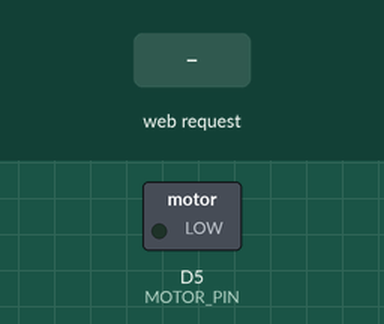
This sketch was run on a simulated ESP8266 (NodeMCU). Parts: switched loads named in the sketch (green lamp = pin HIGH). The test bench sets the inputs (shaded band). WiFi joins after 1.5 s; servers stay silent unless stated; what the sketch prints to the serial monitor is not drawn.

Above: at 3.2 s.
3.3 s: HTTP request GET /start received
At 4.5 s:
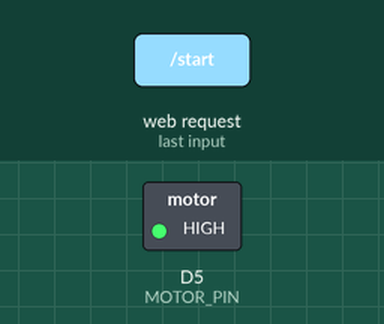
4.8 s: HTTP request GET /stop received
At 5.7 s:
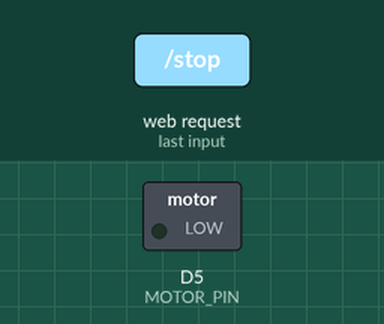
Timing chart, 0 to 7.8 s (numbered marks = the images above; inputs shaded):
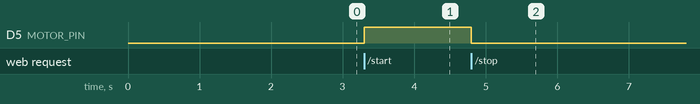

The sketch:

motor.ino
```cpp
#include <ESP8266WiFi.h>
#include <ESP8266WebServer.h>

const char* ssid = "";   // Replace with your WiFi credentials
const char* password = "";

ESP8266WebServer server(80);  // Webserver on port 80
#define MOTOR_PIN D5  // Motor control pin (GPIO14)

bool motorState = false;  // Motor state variable

void setup() {
    pinMode(MOTOR_PIN, OUTPUT);
    digitalWrite(MOTOR_PIN, LOW); // Motor initially off
    Serial.begin(115200);

    WiFi.begin(ssid, password);
    while (WiFi.status() != WL_CONNECTED) {
        delay(1000);
        Serial.println("Connecting to WiFi...");
    }
    Serial.println("WiFi Connected!");
    Serial.println(WiFi.localIP()); // Print IP Address

    server.on("/", HTTP_GET, []() {
        String html = "<html><body style='text-align:center'>";
        html += "<h2>Motor Control</h2>";
        html += "<p>Motor Status: " + String(motorState ? "ON" : "OFF") + "</p>";
        html += "<a href='/start'><button style='padding:10px 20px;'>Start</button></a>";
        html += "<a href='/stop'><button style='padding:10px 20px;'>Stop</button></a>";
        html += "</body></html>";
        server.send(200, "text/html", html);
    });

    server.on("/start", HTTP_GET, []() {
        motorState = true;
        digitalWrite(MOTOR_PIN, HIGH);
        server.sendHeader("Location", "/", true);
        server.send(302, "text/plain", "");
    });

    server.on("/stop", HTTP_GET, []() {
        motorState = false;
        digitalWrite(MOTOR_PIN, LOW);
        server.sendHeader("Location", "/", true);
        server.send(302, "text/plain", "");
    });

    server.begin();
}

void loop() {
    server.handleClient();
}
```

Measured:
- after the input at 3.3 s, D5 (MOTOR_PIN): LOW → HIGH at once
- after the input at 4.8 s, D5 (MOTOR_PIN): HIGH → LOW at once
